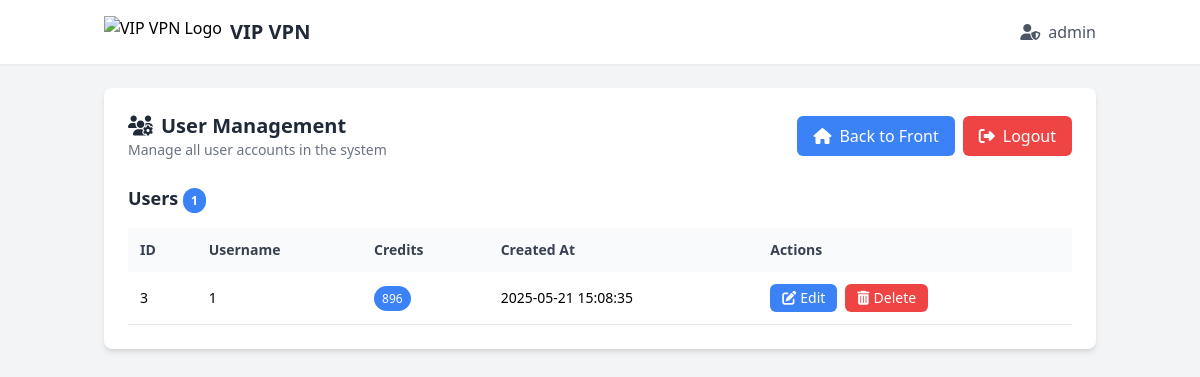
/admin_dashboard.php (signed in), run on an earlier commit of the app's database.
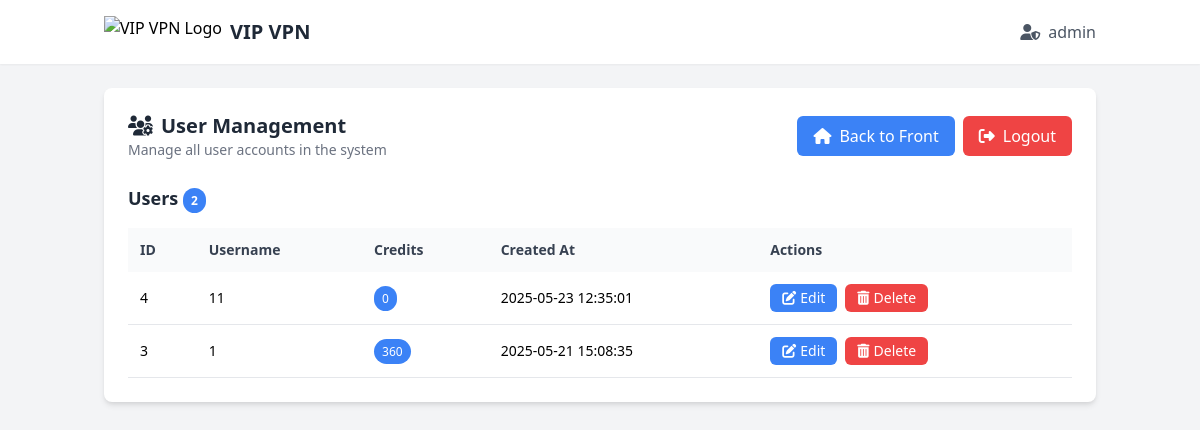
And on a later commit of the database.
### tables this page shows
CREATE TABLE users (
            id INTEGER PRIMARY KEY AUTOINCREMENT,
            username TEXT UNIQUE NOT NULL,
            email TEXT UNIQUE,
            password TEXT NOT NULL,
            credits DECIMAL(10,2) DEFAULT 0.00,
            created_at DATETIME DEFAULT CURRENT_TIMESTAMP
        );

### admin_dashboard.php (the view, shortened to what this page needs)
<?php
$db_file = __DIR__ . '/vipvpn.db';
$users = [];
try {
    $db = new SQLite3($db_file);
    $result = $db->query('SELECT id, username, credits, created_at FROM users ORDER BY id DESC');
    while ($row = $result->fetchArray(SQLITE3_ASSOC)) {
        $users[] = $row;
    }
} catch (Exception $e) {
    $error_message = 'Failed to fetch users: ' . $e->getMessage();
}
?>
<!DOCTYPE html>
<html lang="en">
<head>
    <link href="https://cdn.jsdelivr.net/npm/tailwindcss@2.2.19/dist/tailwind.min.css" rel="stylesheet">
    <link rel="stylesheet" href="https://cdnjs.cloudflare.com/ajax/libs/font-awesome/6.2.0/css/all.min.css">
</head>
<body class="bg-gray-100 font-sans">
    <header class="bg-white shadow-sm">
        <div class="container mx-auto px-4 py-4 flex items-center justify-between">
            <div class="flex items-center space-x-2">
                <img src="https://i.imgur.com/J1bqW0o.png" alt="VIP VPN Logo" class="h-8">
                <h1 class="text-xl font-bold text-gray-800">VIP VPN</h1>
            </div>
            <div class="relative user-menu">
                <button class="flex items-center space-x-2 text-gray-600 hover:text-gray-800">
                    <i class="fas fa-user-shield"></i>
                    <span><?php echo htmlspecialchars($_SESSION['admin_username']); ?></span>
                </button>
            </div>
        </div>
    </header>
    <main class="container mx-auto px-4 py-6">
        <div class="bg-white rounded-lg shadow-md p-6">
            <div class="flex flex-col sm:flex-row justify-between items-start sm:items-center mb-6">
                <div>
                    <h2 class="text-xl font-semibold text-gray-800"><i class="fas fa-users-cog mr-2"></i>User Management</h2>
                    <p class="text-sm text-gray-500">Manage all user accounts in the system</p>
                </div>
                <div class="flex space-x-2 mt-4 sm:mt-0">
                    <a href="index.php" class="btn bg-blue-500 text-white px-4 py-2 rounded-md hover:bg-blue-600">
                        <i class="fas fa-home mr-2"></i>Back to Front
                    </a>
                    <a href="logout.php" class="btn bg-red-500 text-white px-4 py-2 rounded-md hover:bg-red-600">
                        <i class="fas fa-sign-out-alt mr-2"></i>Logout
                    </a>
                </div>
            </div>
            <div>
                <h3 class="text-lg font-semibold text-gray-800 mb-4">
                    Users <span class="bg-blue-500 text-white text-xs font-semibold px-2 py-1 rounded-full"><?php echo count($users); ?></span>
                </h3>
                <?php if (count($users) > 0): ?>
                    <div class="overflow-x-auto">
                        <table class="w-full text-left">
                            <thead>
                                <tr class="bg-gray-50 text-gray-700">
                                    <th class="p-3 text-sm font-semibold">ID</th>
                                    <th class="p-3 text-sm font-semibold">Username</th>
                                    <th class="p-3 text-sm font-semibold">Credits</th>
                                    <th class="p-3 text-sm font-semibold">Created At</th>
                                    <th class="p-3 text-sm font-semibold">Actions</th>
                                </tr>
                            </thead>
                            <tbody>
                                <?php foreach ($users as $user): ?>
                                    <tr class="border-b hover:bg-gray-50">
                                        <td class="p-3 text-sm"><?php echo htmlspecialchars($user['id']); ?></td>
                                        <td class="p-3 text-sm"><?php echo htmlspecialchars($user['username']); ?></td>
                                        <td class="p-3 text-sm">
                                            <span class="bg-blue-500 text-white px-2 py-1 rounded-full text-xs"><?php echo htmlspecialchars($user['credits']); ?></span>
                                        </td>
                                        <td class="p-3 text-sm"><?php echo htmlspecialchars($user['created_at']); ?></td>
                                        <td class="p-3 text-sm flex space-x-2">
                                            <button onclick="openEditModal(<?php echo htmlspecialchars($user['id']); ?>, '<?php echo htmlspecialchars($user['username']); ?>', <?php echo htmlspecialchars($user['credits']); ?>)" class="bg-blue-500 text-white px-3 py-1 rounded-md hover:bg-blue-600">
                                                <i class="fas fa-edit mr-1"></i>Edit
                                            </button>
                                            <button onclick="confirmDelete(<?php echo htmlspecialchars($user['id']); ?>, '<?php echo htmlspecialchars($user['username']); ?>')" class="bg-red-500 text-white px-3 py-1 rounded-md hover:bg-red-600">
                                                <i class="fas fa-trash-alt mr-1"></i>Delete
                                            </button>
                                        </td>
                                    </tr>
                                <?php endforeach; ?>
                            </tbody>
                        </table>
                    </div>
                <?php endif; ?>
            </div>
        </div>
    </main>
</body>
</html>

What changed in the data, as far as the page shows it:
added users: id "4", username "11", credits "0", created_at "2025-05-23 12:35:01"
changed users id 3: credits "896" → "360"
Also different on the page:
count($users): "1" → "2"
